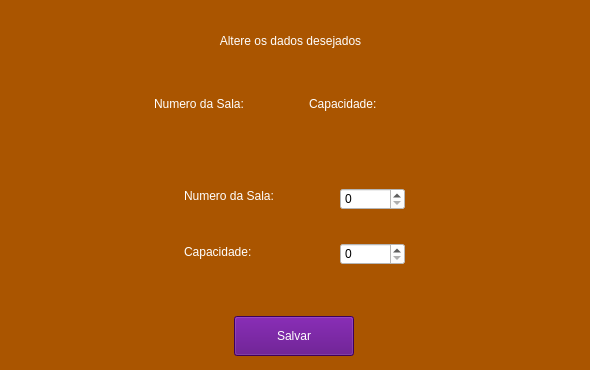
<?xml version="1.0" encoding="UTF-8"?>
<ui version="4.0">
 <class>Form</class>
 <widget class="QWidget" name="Form">
  <property name="geometry">
   <rect>
    <x>0</x>
    <y>0</y>
    <width>590</width>
    <height>370</height>
   </rect>
  </property>
  <property name="minimumSize">
   <size>
    <width>590</width>
    <height>370</height>
   </size>
  </property>
  <property name="maximumSize">
   <size>
    <width>590</width>
    <height>370</height>
   </size>
  </property>
  <property name="windowTitle">
   <string>Form</string>
  </property>
  <property name="styleSheet">
   <string notr="true">background-color: rgb(170, 85, 0);
color: rgb(255, 255, 255);</string>
  </property>
  <widget class="QWidget" name="horizontalLayoutWidget">
   <property name="geometry">
    <rect>
     <x>4</x>
     <y>311</y>
     <width>581</width>
     <height>51</height>
    </rect>
   </property>
   <layout class="QHBoxLayout" name="horizontalLayout">
    <item>
     <widget class="QPushButton" name="btnSalvarAlteracao">
      <property name="minimumSize">
       <size>
        <width>120</width>
        <height>40</height>
       </size>
      </property>
      <property name="maximumSize">
       <size>
        <width>120</width>
        <height>40</height>
       </size>
      </property>
      <property name="styleSheet">
       <string notr="true">background-color: rgb(85, 0, 127);
font: 75 10pt &quot;MS Shell Dlg 2&quot;;
color: rgb(255, 255, 255);</string>
      </property>
      <property name="text">
       <string>Salvar</string>
      </property>
     </widget>
    </item>
   </layout>
  </widget>
  <widget class="QWidget" name="horizontalLayoutWidget_3">
   <property name="geometry">
    <rect>
     <x>4</x>
     <y>71</y>
     <width>581</width>
     <height>65</height>
    </rect>
   </property>
   <layout class="QHBoxLayout" name="horizontalLayout_4">
    <property name="leftMargin">
     <number>150</number>
    </property>
    <property name="rightMargin">
     <number>150</number>
    </property>
    <item>
     <widget class="QLabel" name="lblNumero_3">
      <property name="styleSheet">
       <string notr="true">font: 75 10pt &quot;MS Shell Dlg 2&quot;;</string>
      </property>
      <property name="text">
       <string>Numero da Sala:</string>
      </property>
     </widget>
    </item>
    <item>
     <widget class="QLabel" name="lblNumero_disabled">
      <property name="styleSheet">
       <string notr="true">font: 75 10pt &quot;MS Shell Dlg 2&quot;;</string>
      </property>
      <property name="text">
       <string/>
      </property>
     </widget>
    </item>
    <item>
     <widget class="QLabel" name="lblCapacidade_3">
      <property name="styleSheet">
       <string notr="true">font: 75 10pt &quot;MS Shell Dlg 2&quot;;</string>
      </property>
      <property name="text">
       <string>Capacidade:</string>
      </property>
     </widget>
    </item>
    <item>
     <widget class="QLabel" name="lblCapacidade_disabled">
      <property name="styleSheet">
       <string notr="true">font: 75 10pt &quot;MS Shell Dlg 2&quot;;</string>
      </property>
      <property name="text">
       <string/>
      </property>
     </widget>
    </item>
   </layout>
  </widget>
  <widget class="QWidget" name="horizontalLayoutWidget_2">
   <property name="geometry">
    <rect>
     <x>4</x>
     <y>161</y>
     <width>581</width>
     <height>131</height>
    </rect>
   </property>
   <layout class="QHBoxLayout" name="horizontalLayout_2">
    <property name="leftMargin">
     <number>150</number>
    </property>
    <property name="rightMargin">
     <number>150</number>
    </property>
    <item>
     <layout class="QVBoxLayout" name="verticalLayout_6">
      <property name="leftMargin">
       <number>30</number>
      </property>
      <property name="topMargin">
       <number>10</number>
      </property>
      <property name="rightMargin">
       <number>30</number>
      </property>
      <property name="bottomMargin">
       <number>15</number>
      </property>
      <item>
       <widget class="QLabel" name="lblNumero">
        <property name="styleSheet">
         <string notr="true">font: 75 10pt &quot;MS Shell Dlg 2&quot;;</string>
        </property>
        <property name="text">
         <string>Numero da Sala:</string>
        </property>
       </widget>
      </item>
      <item>
       <widget class="QLabel" name="lblCapacidade">
        <property name="styleSheet">
         <string notr="true">font: 75 10pt &quot;MS Shell Dlg 2&quot;;</string>
        </property>
        <property name="text">
         <string>Capacidade:</string>
        </property>
       </widget>
      </item>
     </layout>
    </item>
    <item>
     <layout class="QVBoxLayout" name="verticalLayout_5">
      <property name="leftMargin">
       <number>30</number>
      </property>
      <property name="rightMargin">
       <number>30</number>
      </property>
      <property name="bottomMargin">
       <number>0</number>
      </property>
      <item>
       <widget class="QSpinBox" name="spinBoxNumero">
        <property name="styleSheet">
         <string notr="true">background-color: rgb(255, 255, 255);
color: rgb(0, 0, 0);</string>
        </property>
        <property name="minimum">
         <number>0</number>
        </property>
        <property name="maximum">
         <number>999</number>
        </property>
        <property name="displayIntegerBase">
         <number>10</number>
        </property>
       </widget>
      </item>
      <item>
       <widget class="QSpinBox" name="spinBoxCapacidade">
        <property name="styleSheet">
         <string notr="true">background-color: rgb(255, 255, 255);
color: rgb(0, 0, 0);</string>
        </property>
        <property name="maximum">
         <number>999</number>
        </property>
       </widget>
      </item>
     </layout>
    </item>
   </layout>
  </widget>
  <widget class="QLabel" name="lblEditar">
   <property name="geometry">
    <rect>
     <x>0</x>
     <y>10</y>
     <width>581</width>
     <height>61</height>
    </rect>
   </property>
   <property name="styleSheet">
    <string notr="true">font: 75 14pt &quot;MS Shell Dlg 2&quot;;</string>
   </property>
   <property name="text">
    <string>Altere os dados desejados</string>
   </property>
   <property name="alignment">
    <set>Qt::AlignCenter</set>
   </property>
  </widget>
 </widget>
 <resources/>
 <connections/>
</ui>
